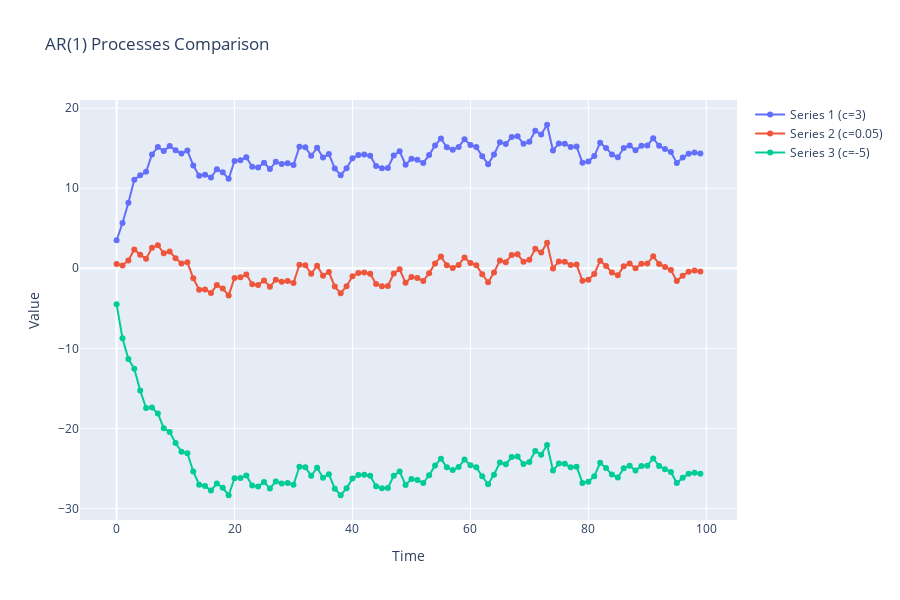

Write notebook code for a chart like this one.
### Code cell
import plotly.graph_objects as go

# Your DataFrame df code remains the same

# Using Plotly Graph Objects for more customization
fig = go.Figure()

# Adding the three series to the plot
fig.add_trace(go.Scatter(x=df['Time'], y=df['Series1'], mode='lines+markers', name='Series 1 (c=3)'))
fig.add_trace(go.Scatter(x=df['Time'], y=df['Series2'], mode='lines+markers', name='Series 2 (c=0.05)'))
fig.add_trace(go.Scatter(x=df['Time'], y=df['Series3'], mode='lines+markers', name='Series 3 (c=-5)'))

# Setting the title, axis labels, and layout
fig.update_layout(
    title='AR(1) Processes Comparison',
    xaxis_title='Time',
    yaxis_title='Value',
    showlegend=True,
    height=600
)

# 

fig.show()
